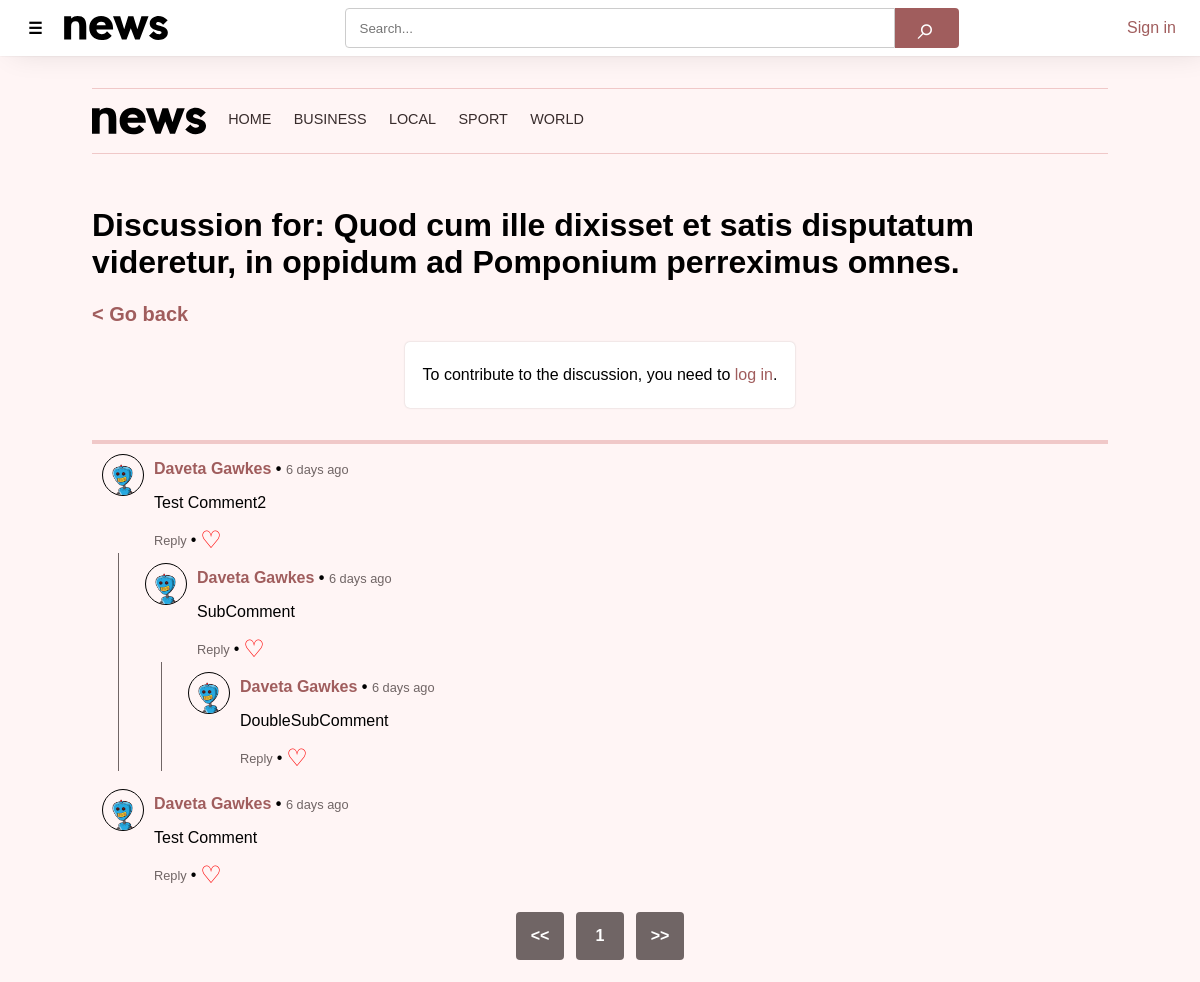
Page /article/comments.php?id=15 on the committed database.
### tables this page shows
CREATE TABLE `TbCategories` (
  `Id` int(11) NOT NULL,
  `IdCategory` int(11) DEFAULT NULL,
  `Name` text NOT NULL
);

CREATE TABLE `TbArticles` (
  `Id` int(11) NOT NULL,
  `Title` text NOT NULL,
  `Summary` text NOT NULL,
  `Content` text NOT NULL,
  `PublishedDate` datetime NOT NULL DEFAULT current_timestamp(),
  `UpdatedDate` datetime DEFAULT NULL ON UPDATE current_timestamp(),
  `Published` bit(1) NOT NULL DEFAULT b'0'
);

CREATE TABLE `TbComments` (
  `Id` int(11) NOT NULL,
  `IdComment` int(11) DEFAULT NULL,
  `IdArticle` int(11) NOT NULL,
  `IdUser` int(11) NOT NULL,
  `Content` text NOT NULL,
  `PublishedDate` datetime NOT NULL DEFAULT current_timestamp()
);

CREATE TABLE `TbUsers` (
  `Id` int(11) NOT NULL,
  `Email` text NOT NULL,
  `Name` text DEFAULT NULL,
  `Surname` text DEFAULT NULL,
  `Password` text NOT NULL,
  `Photo` text DEFAULT NULL
);

### db.php (the view, shortened to what this page needs)
<?php
$conn = new PDO('mysql:host=localhost;dbname=DbNews', 'pilnyjakub', '123456', [
	PDO::ATTR_ERRMODE => PDO::ERRMODE_EXCEPTION
]);
$conn->query('SET NAMES utf8');
function timeAgo($timestamp)
{
	$secondsDifference = time() - strtotime($timestamp);
	$conditions = array(
		12 * 30 * 24 * 60 * 60 =>  'year',
		30 * 24 * 60 * 60      =>  'month',
		24 * 60 * 60           =>  'day',
		60 * 60                =>  'hour',
		60                     =>  'minute',
		1                      =>  'second'
	);
	foreach ($conditions as $seconds => $strTime) {
		$d = round($secondsDifference / $seconds);
		if ($d >= 1) {
			$strTime .= $d > 1 ? 's' : '';
			return "$d $strTime ago";
		}
	}
}
function getUserName($user)
{
	$username = (!empty($user['Name']) && !empty($user['Surname'])) ? $user['Name'] . ' ' . $user['Surname'] : substr($user['Email'], 0, strrpos($user['Email'], '@'));
	return filter_var($username, FILTER_SANITIZE_FULL_SPECIAL_CHARS);
}
function getUserPhoto($user)
{
	return !empty($user['Photo']) ? '/source/profiles/' . $user['Photo'] : '';
}
function isparentCategory($category): bool
{
	return $category['Id'] == $category['IdCategory'];
}
function ischildCategory($parentCategory)
{
	return function ($category) use ($parentCategory) {
		return $category['IdCategory'] == $parentCategory && $category['Id'] != $parentCategory;
	};
}
function categoriesWithSub()
{
	global $conn;
	$sql = 'SELECT * FROM `TbCategories` ORDER BY Name';
	$stmt = $conn->prepare($sql);
	$stmt->execute();
	$categories = $stmt->fetchAll();
	foreach (array_filter($categories, "isparentCategory") as $parentCategory) {
		$parentCategory['SubCategories'] = array_filter($categories, ischildCategory($parentCategory['Id']));
		$categoriesWithSub[] = $parentCategory;
	}
	return $categoriesWithSub;
}
function commentChildren($conn, $articleId, $commentId): mixed
{
	$sql = "SELECT TbComments.*, TbUsers.Id as UserId, TbUsers.Email, TbUsers.Name, TbUsers.Surname, TbUsers.Photo,
	(SELECT COUNT(*) FROM TbReactions WHERE IdComment = TbComments.Id) as Reactions FROM TbComments
	INNER JOIN TbUsers ON TbUsers.Id = TbComments.IdUser WHERE TbComments.IdArticle = :articleId AND TbComments.IdComment = :commentId ORDER BY Reactions DESC";
	$stmt = $conn->prepare($sql);
	$stmt->execute([
		':articleId' => $articleId,
		':commentId' => $commentId
	]);
	$comments = $stmt->fetchAll();
	foreach ($comments as $key => $comment) {
		$sql = "SELECT * FROM TbReactions WHERE IdComment = :commentId";
		$stmt = $conn->prepare($sql);
		$stmt->execute([
			':commentId' => $comment['Id']
		]);
		$comments[$key]['Reactions'] = $stmt->fetchAll();
		$comments[$key]['Comments'] = commentChildren($conn, $articleId, $comment['Id']);
	}
	return $comments;
}
function reactedComment($commentId): bool
{
	return false;
}
function commentHtml($conn, $comment)
{
	$subComments = "";
	if (!empty($comment['Comments'])) {
		$subComments .= "<div class='subComments'>";
		foreach ($comment['Comments'] as $subComment) {
			$subComments .= commentHtml($conn, $subComment);
		}
		$subComments .= "</div>\n";
	}
	return
		"<div class='comment'>
		<div class='comment_content'>
			<a href='/profile/?id=" . $comment['UserId'] . "'>
				<div class='photo'>
					<img src='" . getUserPhoto($comment) . "'></img>
				</div>
			</a>
			<div>
				<div class='name'>
					<a href='/profile/?id=" . $comment['UserId'] . "'>" . getUserName($comment) . "</a>
					<span>•</span>
					<span class='time'>" . timeAgo($comment['PublishedDate']) . "</span>
				</div>
				<p>" . $comment['Content'] . "</p>
				<div class='actions'>
					<a class='time' href='#commentForm_content' onclick='commentReply(" . json_encode(array($comment['Id'], getUserName($comment))) . ")'>Reply</a>
					<span>•</span>
					<a href='commentLike.php?id=" . $comment['Id'] . "' aria-label='Like'><span class='heart'>" . (reactedComment($comment['Id']) ? '♥' : '♡') . "</span></a>
				</div>
			</div>
		</div>
		$subComments
	</div>\n";
}

### article/comments.php (shortened to what this page needs)
<?php
require_once '../db.php';
$sql = "SELECT Title FROM TbArticles WHERE Published = 1 AND PublishedDate <= NOW() AND Id = :id;";
$stmt = $conn->prepare($sql);
$stmt->execute([
	':id' => $_GET['id']
]);
$articleName = $stmt->fetch()[0];
if (!isset($_GET['page']) || !ctype_digit($_GET['page'])) {
	$page = 1;
} else {
	$_GET['page'] < 1 ? $page = 1 : $page = (int) $_GET['page'];
}
$page == 1 ? $pageSql = 0 : $pageSql = ($page - 1) * 10 - 1;
$sql = "SELECT TbComments.*, TbUsers.Id as UserId, TbUsers.Email, TbUsers.Name, TbUsers.Surname, TbUsers.Photo,
(SELECT COUNT(*) FROM TbReactions WHERE IdComment = TbComments.Id) as Reactions FROM TbComments
INNER JOIN TbUsers ON TbUsers.Id = TbComments.IdUser WHERE TbComments.IdArticle = :id AND TbComments.IdComment IS NULL ORDER BY Reactions DESC LIMIT " . $pageSql . ",10;";
$stmt = $conn->prepare($sql);
$stmt->execute([
	':id' => $_GET['id']
]);
$parentComments = $stmt->fetchAll();
foreach ($parentComments as $parentCommentkey => $parentComment) {
	$parentComments[$parentCommentkey]['Comments'] = commentChildren($conn, $_GET['id'], $parentComment['Id']);
}
?>
<!DOCTYPE html>
<html lang="en">
<head>
	<?php require_once '../meta.php'; ?>
	<link rel="stylesheet" href="comments.css">
</head>
<body>
	<?php require_once '../header.php'; ?>
	<main>
		<?php require_once '../top.php' ?>
		<h1 id="articleName">Discussion for: <?= $articleName ?></h1>
		<a id="back" href="index.php?id=<?= $_GET['id'] ?>">< Go back</a>
		<?php if (!empty($_SESSION['user'])) : ?>
			<form id="commentForm" action="addComment.php?id=<?= $_GET['id'] ?>" method="post">
				<div id="commentForm_profile">
					<a href='/profile/?id=<?= $_SESSION['user']['Id'] ?>'>
						<div class='photo'>
							<img src='<?= getUserPhoto($_SESSION['user']) ?>'></img>
						</div>
					</a>
					<div class='name'>
						<a href='/profile/?id=<?= $_SESSION['user']['Id'] ?>'><?= getUserName($_SESSION['user']) ?></a>
					</div>
				</div>
				<div id="reply_element" class="hidden"><span id="reply_text"></span><span onclick="removeReply()">⛌</span></div>
				<input id="commentForm_reply" name="reply" value type="hidden">
				<textarea id="commentForm_content" name="content" placeholder="Add your comment..."></textarea>
				<div id="commentForm_submit">
					<input type="submit" value="Send">
				</div>
			</form>
		<?php else : ?>
			<p id="notLogged">To contribute to the discussion, you need to&nbsp;<a href='/login/?r=<?= $_SERVER['REQUEST_URI'] ?>'>log in</a>.</p>
		<?php endif; ?>
		<div id='comments'>
			<?php foreach ($parentComments as $comment) : ?>
				<?= commentHtml($conn, $comment) ?>
			<?php endforeach; ?>
		</div>
		<?php require_once '../pagecontrol.php' ?>
	</main>
</body>
</html>

### top.php
<div id="top">
    <a href="/" aria-label="Home" id="topLogo"><img src="/source/logo.svg" alt="News" height=64></a>
    <a href="/">Home</a>
    <?php foreach (categoriesWithSub() as $category): ?>
    <a href="/category/?id=<?= $category['Id'] ?>">
        <?= $category['Name'] ?>
    </a>
    <?php endforeach; ?>
</div>

### style.css (style rules this page uses)
:root { --background-color: #fff5f5; --link-color: #a05d5d; --link-hover-color: #704141; --border-color: #f0c8c8; --muted-color: #706565; --dark-color: #382c2c; }
html, body { margin: 0; padding: 0; font-size: 16px; min-width: 100vw; min-height: 100vh; overflow-x: hidden; font-family: sans-serif; scroll-behavior: smooth; background-color: var(--background-color); }
a { color: var(--link-color); text-decoration: none; }
img { aspect-ratio: 16 / 9; }
main { max-width: 63.5rem; margin: 56px auto 0 auto; padding: 0 2.624rem; display: flex; align-items: center; flex-direction: column; }

### top.css (style rules this page uses)
#top { width: 100%; height: 64px; margin-block: 2rem; display: flex; align-self: flex-start; gap: 1.4rem; border-block: 1px solid var(--border-color); }
#top a { display: flex; align-items: center; color: var(--dark-color); font-size: .9rem; text-decoration: none; text-transform: uppercase; border-bottom: 4px solid transparent; }
#top #topLogo { height: 100%; border-color: transparent; }

### article/comments.css (style rules this page uses)
.subComments { border-left: 1px solid var(--muted-color); margin-left: 26px; padding-left: 1rem; }
.comment_content { display: flex; width: 100%; }
.comment { width: 100%; margin-bottom: .5rem; }
.name { margin-block: 1rem; font-weight: bold; }
.time { color: var(--muted-color); font-weight: normal; font-size: .8rem; }
.photo { border: 1px solid black; border-radius: 50%; height: 40px; width: 40px; margin: 10px; }
.photo img { border-radius: 50%; height: 40px; width: 40px; object-fit: cover; }
* { scroll-padding-top: 200px; }
.actions { display: flex; align-items: center; gap: .25rem; }
a[aria-label='Like'] { text-decoration: none; }
.heart { color: red; font-size: 1.5rem; height: 25px; display: flex; align-items: center; }
#notLogged { display: flex; justify-content: center; align-items: center; padding: 24px 18px; background-color: white; box-shadow: 0 0 2px rgb(0, 0, 0, 0.2); border-radius: 5px; }
#comments { width: 100%; margin-block: 1rem; border-top: 4px solid var(--border-color); }
#back { align-self: flex-start; font-weight: bold; font-size: 1.25rem; }

### rows in the picture
tbcategories: Name "BUSINESS"
tbcategories: Name "LOCAL"
tbcategories: Name "SPORT"
tbcategories: Name "WORLD"
tbarticles: Title "Quod cum ille dixisset et satis disputatum videretur, in oppidum ad Pomponium perreximus omnes."
tbcomments: IdUser.Photo (picture), IdUser.Surname "Daveta Gawkes", PublishedDate "6 days ago", Content "Test Comment2"
tbcomments: IdUser.Photo (picture), IdUser.Surname "Daveta Gawkes", PublishedDate "6 days ago", Content "SubComment"
tbcomments: IdUser.Photo (picture), IdUser.Surname "Daveta Gawkes", PublishedDate "6 days ago", Content "DoubleSubComment"
tbcomments: IdUser.Photo (picture), IdUser.Surname "Daveta Gawkes", PublishedDate "6 days ago", Content "Test Comment"

### other values in the picture
$page "1"
